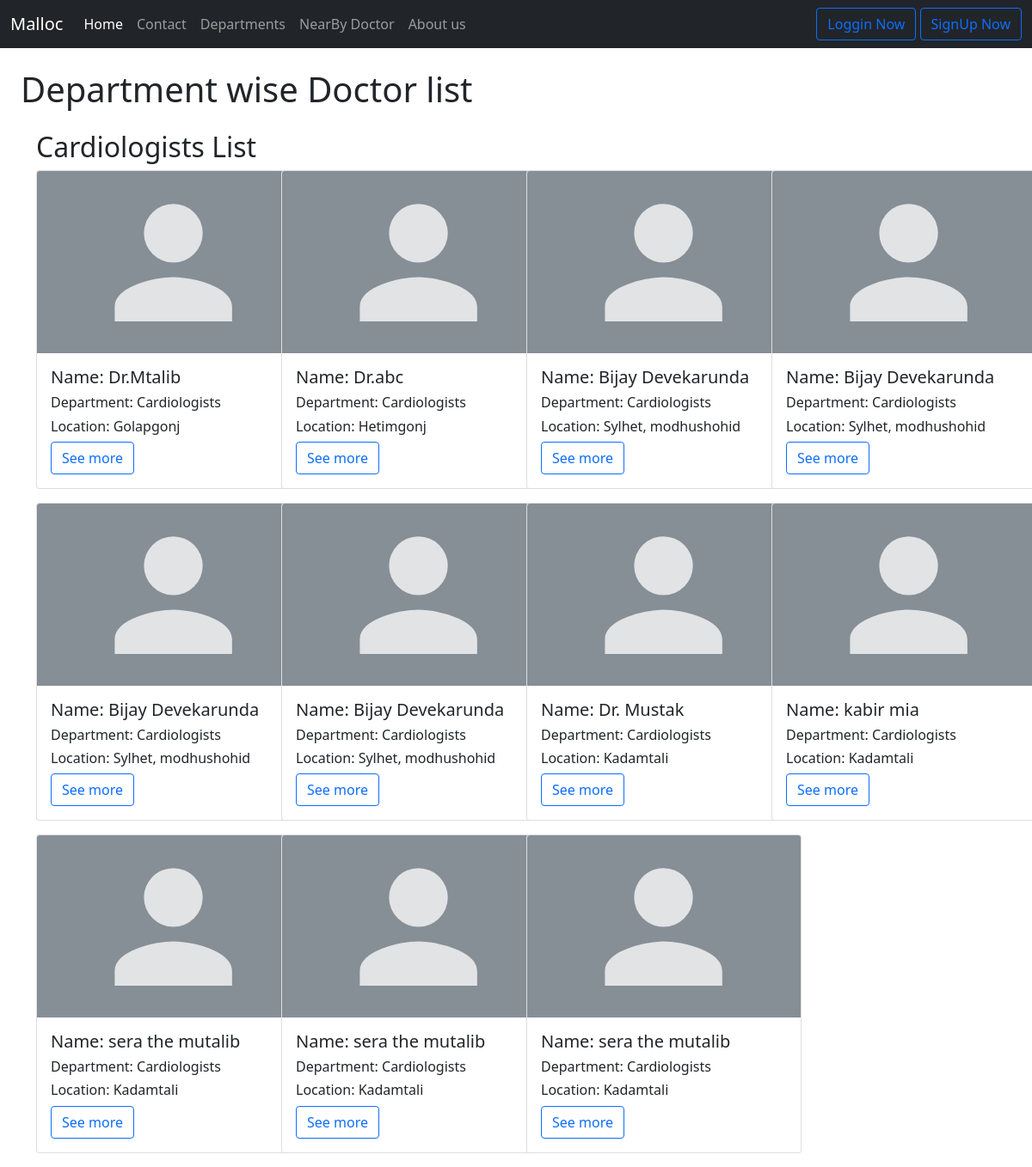
Page /Cardiologists on the committed database.
### home/models.py (models this page shows, shortened)
class NearBy_Doctor(models.Model):
    doctor_name = models.CharField(max_length=122)
    department = models.CharField(max_length=122)
    location = models.CharField(max_length=122)
    working_H = models.CharField(max_length=122)
    brife =models.TextField()
    clinicloc = models.CharField( max_length=122)
    nw_pat_fee = models.CharField( max_length=122)
    ret_pat_fee = models.CharField( max_length=122)
    repo_fee = models.CharField( max_length=122)
    lag_spoken = models.CharField( max_length=122)
    sunday_mor = models.CharField( max_length=122)
    sunday_ev = models.CharField( max_length=122)
    monday_mor = models.CharField( max_length=122)
    monday_ev = models.CharField( max_length=122)
    tuesday_mor = models.CharField( max_length=122)
    tuesday_ev = models.CharField( max_length=122)
    wedday_mor = models.CharField( max_length=122)
    wedday_ev = models.CharField( max_length=122)
    thursday_mor = models.CharField( max_length=122)
    thursday_ev = models.CharField( max_length=122)
    frday_mor = models.CharField( max_length=122)
    frday_ev = models.CharField( max_length=122)
    satday_mor = models.CharField( max_length=122)
    satday_ev = models.CharField( max_length=122)
    doc_image=models.ImageField(upload_to="upload/", null=True,blank=True)

### home/views.py (the view)
# urls.py: path('Cardiologists', views.Cardiologists, name='Cardiologists Doctors Profile'),
def Cardiologists(request):
    department_name = 'Cardiologists'
    doctors = NearBy_Doctor.objects.filter(department=department_name)
    context = {
        'doctors': doctors
    }
    return render(request, 'DoctorProfile/Cardiologists.html', context)

### template/DoctorProfile/Cardiologists.html (shortened to what this page needs)
{% extends 'base.html' %}
{% block body %}
<h1 class="m-4">Department wise Doctor list</h1>
<div class="container mt-1">
    <h2>Cardiologists List</h2>
    <div class="row">
        {% for doctor in doctors %}
        <div class="col-sm-3">
            <div class="card mb-3" style="width: 20rem;">
                <img src="../static/img/emdoc1.svg" class="card-img-top" alt="Emergency doctor">
                <div class="card-body">
                    <h5 class="card-title">Name: {{doctor.doctor_name}}</h5>
                    <h6>Department: {{doctor.department}}</h6>
                    <h6>Location: {{doctor.location}}</h6>
                    <a href="#" class="btn btn-outline-primary">See more</a>
                </div>
            </div>
        </div>
        {% endfor %}
    </div>
</div>
{% endblock body %}

### rows in the picture
NearBy_Doctor: doctor_name "Dr.Mtalib", department "Cardiologists", location "Golapgonj"
NearBy_Doctor: doctor_name "Dr.abc", department "Cardiologists", location "Hetimgonj"
NearBy_Doctor: doctor_name "Bijay Devekarunda", department "Cardiologists", location "Sylhet, modhushohid"
NearBy_Doctor: doctor_name "Bijay Devekarunda", department "Cardiologists", location "Sylhet, modhushohid"
NearBy_Doctor: doctor_name "Bijay Devekarunda", department "Cardiologists", location "Sylhet, modhushohid"
NearBy_Doctor: doctor_name "Bijay Devekarunda", department "Cardiologists", location "Sylhet, modhushohid"
NearBy_Doctor: doctor_name "Dr. Mustak", department "Cardiologists", location "Kadamtali"
NearBy_Doctor: doctor_name "kabir mia", department "Cardiologists", location "Kadamtali"
NearBy_Doctor: doctor_name "sera the mutalib", department "Cardiologists", location "Kadamtali"
NearBy_Doctor: doctor_name "sera the mutalib", department "Cardiologists", location "Kadamtali"
NearBy_Doctor: doctor_name "sera the mutalib", department "Cardiologists", location "Kadamtali"
